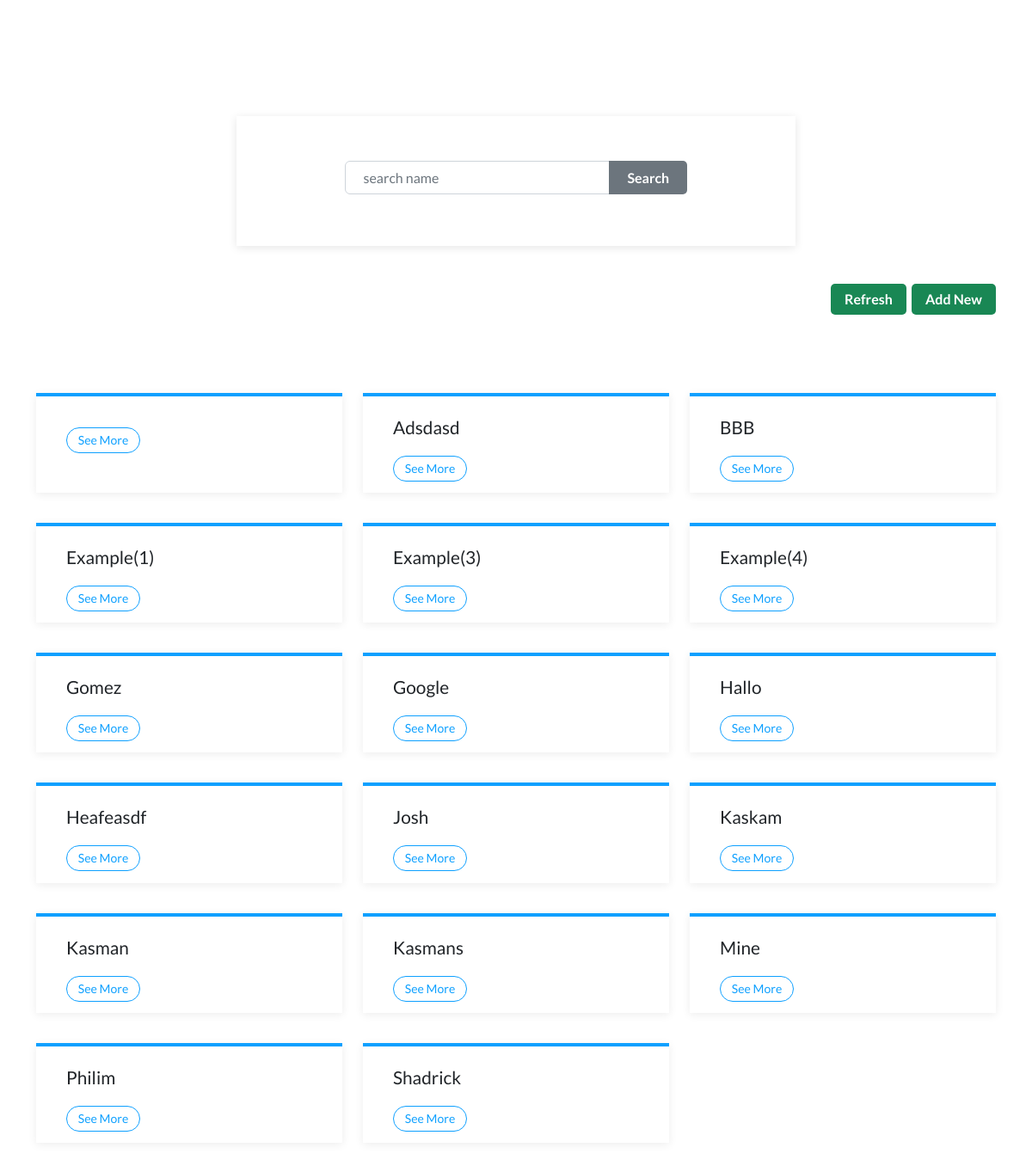
The page /home.php (signed in) on the database its author committed.
### tables this page shows
CREATE TABLE `website` (
  `id` int(11) NOT NULL,
  `name` varchar(250) NOT NULL,
  `url` varchar(250) NOT NULL,
  `description` longtext NOT NULL,
  `password` varchar(250) NOT NULL
);

### home.php (the view, shortened to what this page needs)
<?php
require "config/conn.php";
$sql = "SELECT * FROM website ORDER BY name ASC";
$stmt = $pdo->prepare($sql);
$stmt->execute();
if (isset($_SESSION['data'])){
    $data = $_SESSION['data'];
}else{
$data = $stmt->fetchAll(PDO::FETCH_ASSOC);
}
?>
<!DOCTYPE html>
<html style="overflow: scroll">
<head>
    <link rel="stylesheet" href="assets/bootstrap/css/bootstrap.min.css" />
    <link rel="stylesheet" href="assets/css/animate.min.css" />
    <link rel="stylesheet" href="assets/css/pikaday.min.css" />
</head>
<body>
    <main class="page projets-page">
        <section class="portfolio-block project-no-images" style="padding-top: 35px">
            <div class="container" style="background: var(--bs-btn-disabled-color)">
                <div class="heading" style="text-align: right ;margin-top:100px;">
                    <form method="post" class="d-flex justify-content-center align-items-center pulse animated">
                        <h2 class="d-lg-flex justify-content-lg-center align-items-lg-center"
                            style="text-align: center; height: 43px">
                            <input class="form-control" name="search" type="text" style="
                    padding-top: 0px;
                    padding-bottom: 0px;
                    width: 309.6px;
                    height: 39px;
                    margin-right: -2px;
                    padding-left: 21px;
                    border-top-right-radius: 0px;
                    border-bottom-right-radius: 0px;
                  " placeholder="search name" /><input
                                class="btn btn-primary text-capitalize fw-semibold text-bg-secondary" style="
                    border-radius: 5px;
                    padding-left: 0px;
                    height: 39px;
                    padding-top: 0px;
                    margin-top: 0px;
                    padding-right: 0px;
                    margin-right: 0px;
                    margin-left: 0px;
                    padding-bottom: 0px;
                    margin-bottom: 0px;
                    width: 91.4px;
                    background: #2d338e;
                    border-top-left-radius: 0px;
                    border-bottom-left-radius: 0px;
                    border-style: none;
                  " type="submit" value="Search">
                        </h2>
                    </form>
                    <h2 style="padding-top: 0px; margin-top: 39px">
                        <a class="btn btn-primary text-capitalize fw-semibold text-bg-success" role="button"
                            data-bss-disabled-mobile="true" data-bss-hover-animate="pulse"
                            style="border-radius: 5px; border-style: none" href="refresh.php">Refresh</a>
                        <a class="btn btn-primary text-capitalize fw-semibold text-bg-success" role="button"
                            data-bss-disabled-mobile="true" data-bss-hover-animate="pulse"
                            style="border-radius: 5px; border-style: none" href="add.php">Add New</a>
                    </h2>
                </div>
                <div class="row" style="overflow: visible">
                    <?php foreach($data as $website):
                                $id = urlencode($website['id']);
                        ?>
                    <div class="col-md-6 col-lg-4" data-bss-hover-animate="pulse"
                        style="padding-top: 11px; padding-bottom: 0px">
                        <div class="project-card-no-image pt-lg-3 mb-lg-4 pb-lg-3 ms-lg-0 me-lg-0 pe-lg-5" style="
                  height: 116.2px;
                  margin-bottom: 39px;
                  padding-bottom: 0px;
                ">
                            <h3 class="text-capitalize pt-lg-0 pb-lg-0 mb-lg-3 mt-lg-2" style="margin-bottom: 29px">
                                <?php echo $website['name'];
                                ?>
                            </h3>
                            <a class="btn btn-outline-primary btn-sm" role="button"
                                href="home.php?id=<?php echo $id;?> "
                                style="margin-bottom: 3px; padding-top: 3px; margin-top: 4px">See More</a>
                        </div>
                    </div>
                    <?php endforeach; ?>
                </div>
            </div>
        </section>
    </main>
</body>
</html>

### rows shown on the page
website: name "Adsdasd"
website: name "BBB"
website: name "Example(1)"
website: name "Example(3)"
website: name "Example(4)"
website: name "Gomez"
website: name "Google"
website: name "Hallo"
website: name "Heafeasdf"
website: name "Josh"
website: name "Kaskam"
website: name "Kasman"
website: name "Kasmans"
website: name "Mine"
website: name "Philim"
website: name "Shadrick"
